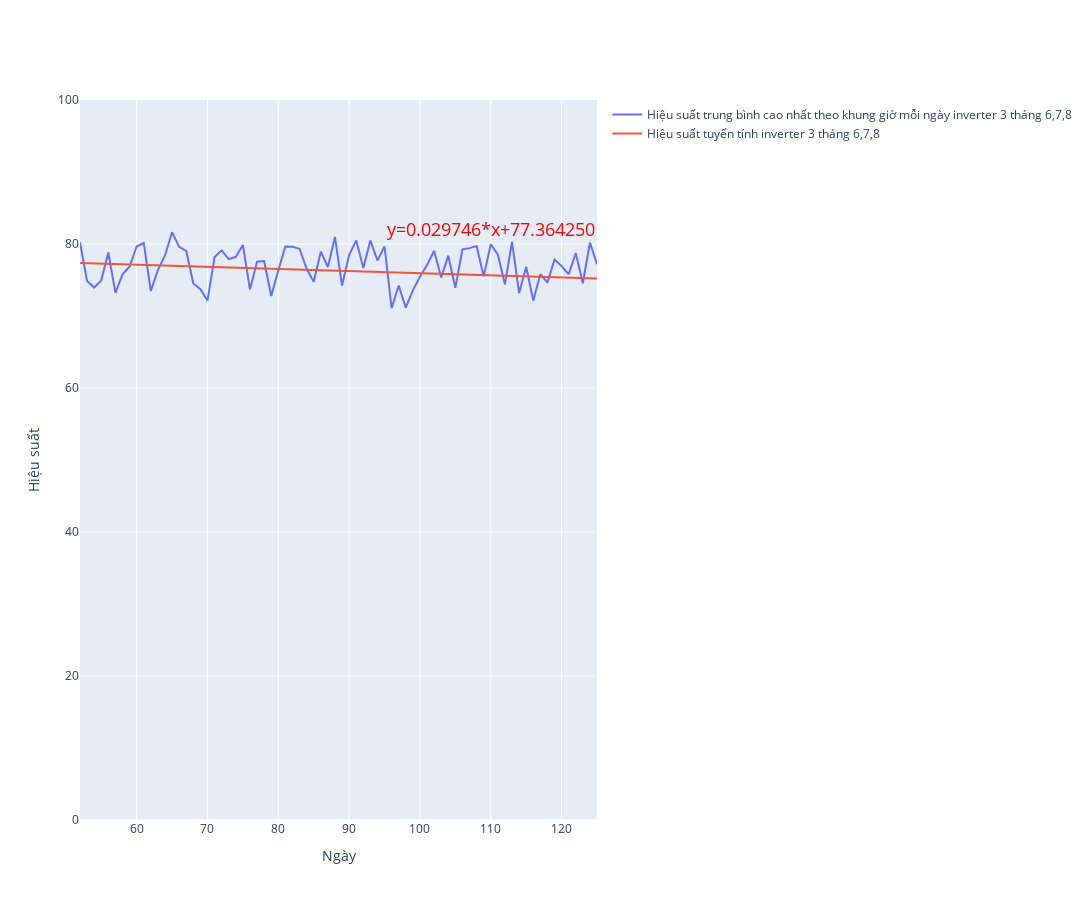

The cell this chart's notebook holds for it:
### Code cell
fig31 = go.Figure()
fig31.add_trace(go.Scatter(
    x=df31.index,
    y=df31['Hieu suat'],
    name="Hiệu suất trung bình cao nhất theo khung giờ mỗi ngày inverter 3 tháng 6,7,8 "))
fig31.add_trace(go.Scatter(
    x=df31.index,
    y=df31['Hieu suat tuyen tinh'],
    name="Hiệu suất tuyến tính inverter 3 tháng 6,7,8"))
fig31.update_layout(yaxis_range=[0, 100])
fig31.update_xaxes(title_text="Ngày")
fig31.update_yaxes(title_text="Hiệu suất")
fig31.update_layout(height=900)

fig31.update_layout(width=1500)
fig31.add_annotation(
    text="y=0.029746*x+77.364250",
    xref="paper",
    yref="paper",
    x=1,
    y=0.84,
    showarrow=False,
    font=dict(
        size=18,
        color="red"
    )
)
fig31.show()

### Figure 1 — Plotly figure (JSON) as saved in the notebook; plotly's stock layout.template omitted (floating-point values rounded to 4 significant figures)
{"data": [{"name": "Hiệu suất trung bình cao nhất theo khung giờ mỗi ngày inverter 3 tháng 6,7,8 ", "type": "scatter", "x": [52, 53, 54, 55, 56, 57, 58, 59, 60, 61, 62, 63, 64, 65, 66, 67, 68, 69, 70, 71, 72, 73, 74, 75, 76, 77, 78, 79, 80, 81, 82, 83, 84, 85, 86, 87, 88, 89, 90, 91, 92, 93, 94, 95, 96, 97, 98, 99, 100, 101, 102, 103, 104, 105, 106, 107, 108, 109, 110, 111, 112, 113, 114, 115, 116, 117, 118, 119, 120, 121, 122, 123, 124, 125], "y": [80.23, 74.85, 73.96, 74.95, 78.82, 73.21, 75.76, 76.88, 79.65, 80.13, 73.5, 76.39, 78.4, 81.64, 79.61, 79.05, 74.52, 73.72, 72.14, 78.19, 79.11, 77.91, 78.21, 79.86, 73.67, 77.53, 77.62, 72.78, 76.33, 79.64, 79.63, 79.34, 76.55, 74.77, 78.93, 76.8, 80.97, 74.23, 78.45, 80.5, 76.66, 80.47, 77.71, 79.66, 71.07, 74.23, 71.16, 73.56, 75.44, 77.09, 79.07, 75.35, 78.38, 73.9, 79.25, 79.43, 79.72, 75.5, 79.95, 78.54, 74.39, 80.29, 73.16, 76.84, 72.14, 75.81, 74.63, 77.84, 76.93, 75.8, 78.73, 74.55, 80.19, 77.2]}, {"name": "Hiệu suất tuyến tính inverter 3 tháng 6,7,8", "type": "scatter", "x": [52, 53, 54, 55, 56, 57, 58, 59, 60, 61, 62, 63, 64, 65, 66, 67, 68, 69, 70, 71, 72, 73, 74, 75, 76, 77, 78, 79, 80, 81, 82, 83, 84, 85, 86, 87, 88, 89, 90, 91, 92, 93, 94, 95, 96, 97, 98, 99, 100, 101, 102, 103, 104, 105, 106, 107, 108, 109, 110, 111, 112, 113, 114, 115, 116, 117, 118, 119, 120, 121, 122, 123, 124, 125], "y": [77.36, 77.33, 77.3, 77.28, 77.25, 77.22, 77.19, 77.16, 77.13, 77.1, 77.07, 77.04, 77.01, 76.98, 76.95, 76.92, 76.89, 76.86, 76.83, 76.8, 76.77, 76.74, 76.71, 76.68, 76.65, 76.62, 76.59, 76.56, 76.53, 76.5, 76.47, 76.44, 76.41, 76.38, 76.35, 76.32, 76.29, 76.26, 76.23, 76.2, 76.17, 76.14, 76.11, 76.09, 76.06, 76.03, 76.0, 75.97, 75.94, 75.91, 75.88, 75.85, 75.82, 75.79, 75.76, 75.73, 75.7, 75.67, 75.64, 75.61, 75.58, 75.55, 75.52, 75.49, 75.46, 75.43, 75.4, 75.37, 75.34, 75.31, 75.28, 75.25, 75.22, 75.19]}], "layout": {"annotations": [{"font": {"color": "red", "size": 18}, "showarrow": false, "text": "y=0.029746*x+77.364250", "x": 1, "xref": "paper", "y": 0.84, "yref": "paper"}], "height": 900, "width": 1500, "xaxis": {"title": {"text": "Ngày"}}, "yaxis": {"range": [0, 100], "title": {"text": "Hiệu suất"}}}}
